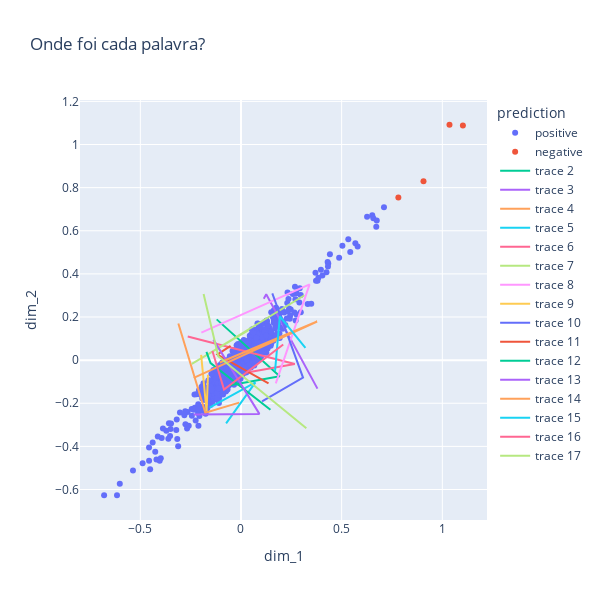

Notebook cell for this chart:
### Markdown cell above
## Exercício 6
**Objetivo: Visualizar n-gramas encontrados pela rede convolucional**

O código abaixo mostra os n-gramas gerados pela rede convolucional após o treinamento. Com base neles, você diria que a rede está contando palavras como um regressor logístico?

### Code cell
import plotly.express as px

# Visualização: onde foi parar cada palavra?
projecoes = clf2.get_layer('projecao').get_weights()[0]
vocabulario = vectorize_layer.get_vocabulary()
y_pred_ohe = clf2.predict(vocabulario)
y_pred = ohe.inverse_transform(y_pred_ohe)


df = pd.DataFrame()
df['dim_1'] = projecoes[:,0]
df['dim_2'] = projecoes[:,1]
df['word'] = vocabulario
df['prediction'] = y_pred.reshape( (-1,))


fig  = px.scatter(df, x="dim_1", y="dim_2", color="prediction", hover_data=["word"], title="Onde foi cada palavra?", width=600, height=600)
# E onde foi parar cada ngrama capturado?
ngramas = clf2.get_layer('ngramas').get_weights()[0]
for i in range(ngramas.shape[2]):
    fig.add_scatter(x=ngramas[:,0,i], y=ngramas[:,1,i], mode='lines')

fig.show()

### Figure 1 — Plotly figure (JSON) as saved in the notebook; plotly's stock layout.template omitted (floating-point values rounded to 4 significant figures; data arrays with more than 128 entries replaced by an {"elided": "..."} marker saying what was removed)
{"data": [{"customdata": {"elided": "996x1 str values"}, "hovertemplate": "prediction=positive<br>dim_1=%{x}<br>dim_2=%{y}<br>word=%{customdata[0]}<extra></extra>", "legendgroup": "positive", "marker": {"color": "#636efa", "symbol": "circle"}, "mode": "markers", "name": "positive", "orientation": "v", "showlegend": true, "type": "scatter", "x": {"elided": "996 float values"}, "xaxis": "x", "y": {"elided": "996 float values"}, "yaxis": "y"}, {"customdata": [["worst"], ["awful"], ["waste"], ["poorly"]], "hovertemplate": "prediction=negative<br>dim_1=%{x}<br>dim_2=%{y}<br>word=%{customdata[0]}<extra></extra>", "legendgroup": "negative", "marker": {"color": "#EF553B", "symbol": "circle"}, "mode": "markers", "name": "negative", "orientation": "v", "showlegend": true, "type": "scatter", "x": [1.102, 0.9065, 1.036, 0.7816], "xaxis": "x", "y": [1.088, 0.8294, 1.092, 0.7545], "yaxis": "y"}, {"mode": "lines", "type": "scatter", "x": [-0.05465, 0.1923, -0.1208], "y": [-0.1167, -0.07426, 0.189]}, {"mode": "lines", "type": "scatter", "x": [0.3797, 0.1253, 0.113], "y": [-0.1322, 0.3054, 0.2848]}, {"mode": "lines", "type": "scatter", "x": [-0.3112, -0.177, -0.0089], "y": [0.1701, -0.2443, -0.1971]}, {"mode": "lines", "type": "scatter", "x": [-0.156, 0.07171, -0.07385], "y": [-0.2201, -0.103, -0.2935]}, {"mode": "lines", "type": "scatter", "x": [-0.2645, 0.267, 0.03028], "y": [0.1096, -0.01824, -0.05686]}, {"mode": "lines", "type": "scatter", "x": [0.3152, -0.2442, 0.03779], "y": [0.301, -0.01781, 0.1392]}, {"mode": "lines", "type": "scatter", "x": [0.1729, 0.3407, -0.1968], "y": [-0.1076, 0.3513, 0.1275]}, {"mode": "lines", "type": "scatter", "x": [-0.164, -0.1709, -0.1979], "y": [-0.06814, -0.2373, 0.02439]}, {"mode": "lines", "type": "scatter", "x": [0.1045, 0.3081, 0.1556], "y": [-0.1909, -0.08104, 0.3094]}, {"mode": "lines", "type": "scatter", "x": [-0.05178, -0.1168, 0.1367], "y": [0.06641, 0.02601, -0.1075]}, {"mode": "lines", "type": "scatter", "x": [-0.1716, -0.1511, 0.1462], "y": [0.0382, -0.01403, -0.2299]}, {"mode": "lines", "type": "scatter", "x": [-0.2352, 0.09137, -0.1372], "y": [-0.2523, -0.2494, 0.09508]}, {"mode": "lines", "type": "scatter", "x": [-0.105, 0.3782, -0.2346], "y": [-0.01111, 0.1791, -0.08249]}, {"mode": "lines", "type": "scatter", "x": [0.3201, 0.1929, 0.1692], "y": [0.05673, 0.203, -0.04993]}, {"mode": "lines", "type": "scatter", "x": [0.2099, -0.08436, -0.1419], "y": [0.07244, -0.1369, 0.0425]}, {"mode": "lines", "type": "scatter", "x": [0.3246, -0.1128, -0.1858], "y": [-0.3157, 0.01801, 0.3067]}], "layout": {"height": 600, "legend": {"title": {"text": "prediction"}, "tracegroupgap": 0}, "title": {"text": "Onde foi cada palavra?"}, "width": 600, "xaxis": {"anchor": "y", "domain": [0, 1], "title": {"text": "dim_1"}}, "yaxis": {"anchor": "x", "domain": [0, 1], "title": {"text": "dim_2"}}}}
